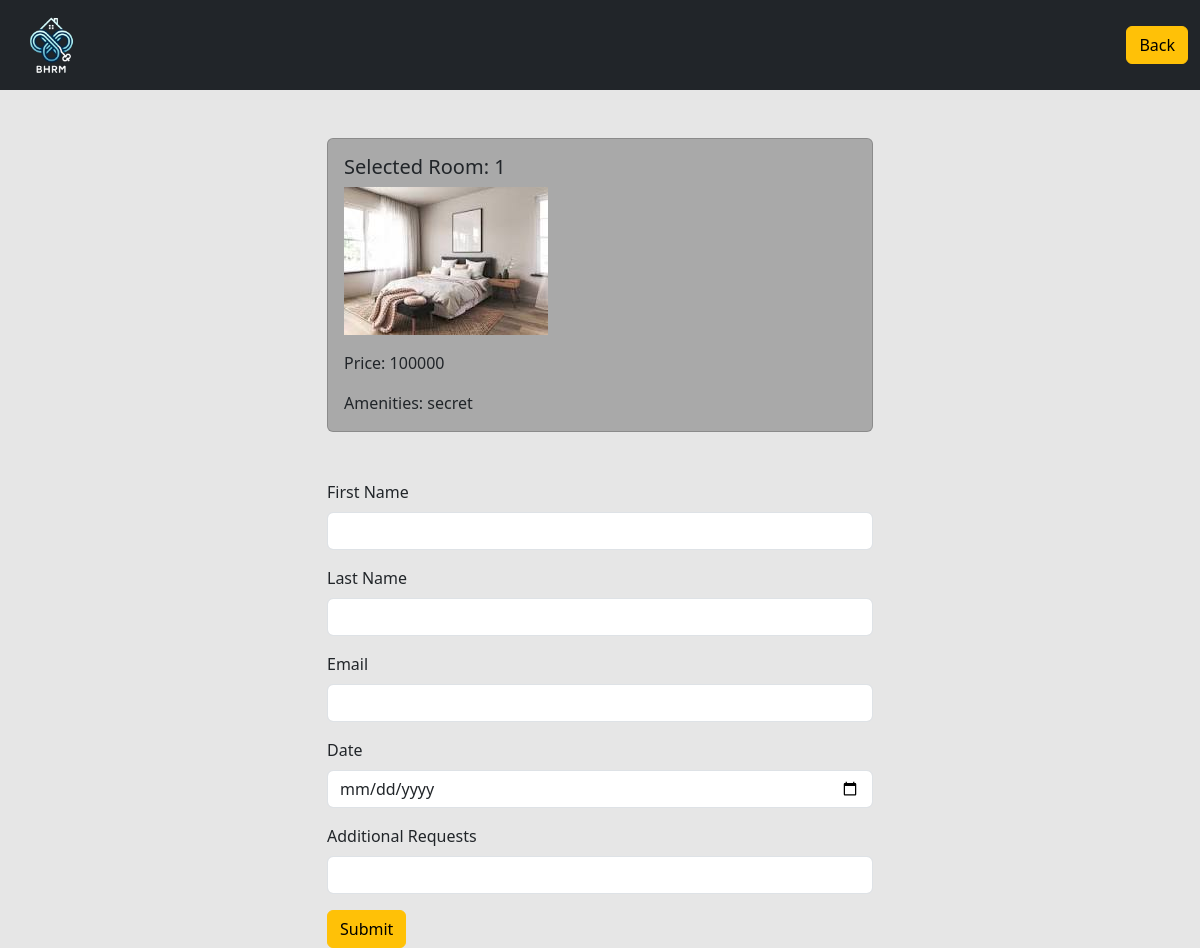
Page /book-in.php?id=1 (signed in) on the committed database.
### tables this page shows
CREATE TABLE `rooms` (
  `id` int(11) NOT NULL,
  `room-no` int(255) NOT NULL,
  `amenities` varchar(255) NOT NULL,
  `price` int(255) NOT NULL,
  `image` varchar(255) NOT NULL,
  `status` varchar(255) NOT NULL
);

### book-in.php (the view, shortened to what this page needs)
<?php
require 'php/connection.php';
if(!empty($_SESSION["uname"]) && !empty($_SESSION["role"])){
    if (isset($_GET['id'])){
        $id = $_GET['id'];
        $query = "select * from rooms where id = $id";
        $result = mysqli_query($conn, $query);
        $fetch = mysqli_fetch_assoc($result);
    }
}else{
    header('location: index.php');
}
?>
<!DOCTYPE html>
<html lang="en">
<head>
    <link href="https://cdn.jsdelivr.net/npm/bootstrap@5.3.2/dist/css/bootstrap.min.css" rel="stylesheet">
</head>
<body>
<section class="section1">
    <nav class="navbar navbar-expand-lg navbar-dark bg-dark py-0">
        <div class="container-fluid">
            <a class="navbar-brand" href="#">
                <img src="images/logo.png" width="80" height="80" alt="">
            </a>
            <a class="btn btn-warning" href="boardinghouse.php">Back</a>
        </div>
    </nav>
    <div class="container mt-5">
    <div class="row justify-content-center">
    <div class="col-md-6">
        <div class="card" style="background-color: #a9a9a9;">
            <div class="card-body">
                <h5 class="card-title">Selected Room: <?php echo $fetch['room-no']; ?></h5>
                <img src="<?php echo $fetch['image'];?>" class="img-fluid mb-3" alt="">
                <p class="card-text">Price: <?php echo $fetch['price']?></p>
                <p class="card-text">Amenities: <?php echo $fetch['amenities']?></p>
            </div>
        </div>
    </div>
</div>
<div class="row justify-content-center mt-5">
    <div class="col-md-6">
        <form method="post">
            <div class="mb-3" >
                <label for="fname" class="form-label">First Name</label>
                <input type="text" class="form-control" id="fname" name="fname">
            </div>
            <div class="mb-3">
                <label for="lname" class="form-label">Last Name</label>
                <input type="text" class="form-control" id="lname" name="lname">
            </div>
            <div class="mb-3">
                <label for="email" class="form-label">Email</label>
                <input type="email" class="form-control" id="email" name="email">
            </div>
            <div class="mb-3">
                <label for="datein" class="form-label">Date</label>
                <input type="date" class="form-control" id="datein" name="datein">
            </div>
            <div class="mb-3">
                <label for="addons" class="form-label">Additional Requests</label>
                <input type="text" class="form-control" id="addons" name="addons">
            </div>
            <button type="submit" class="btn btn-warning" name="submit">Submit</button>
        </form>
    </div>
</div>
    </div>
</section>
</body>
</html>

### book-in.php (style rules this page uses)
body { background-color: #e6e6e6; }

### rows in the picture
rooms: value "1", image (picture), price "100000", amenities "secret"
